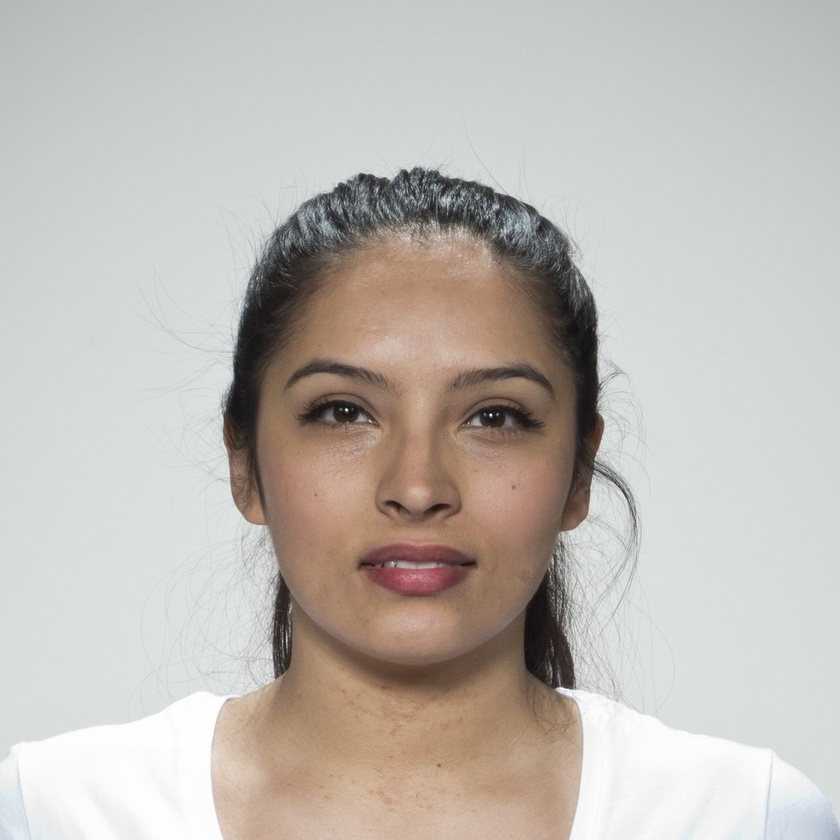
#> input picture data/good/066_08.jpg, 840 x 840 px, shrunk from 1350 x 1350 before the run; its folder holds only this picture in this run
$ python crear_dataset.py
#> lines starting #> are read from the running program, lines starting #| are printed output that depends on the picture
#> further down, image_good is the input picture: PIL image 840x840 RGB; mean R, G, B 191.4, 186.1, 180.4
from PIL import Image, ImageFilter, ImageChops

import numpy as np
import os

PATH_ORIGINAL = "./data/good/"


SIZE_INPUT = 128

'''
	Anhadir ruido gaussiano a una imagen (tiene que ser RGB)
'''
def addNoise(image, mean=0, var=0.1, alpha=0.3) :
#> called with mean = 0, var = 0.1, alpha = 0.3
	noiseArr = np.random.normal(mean, var**0.5,(image.size[1],)+(image.size[0],)+(3,))
	noiseIm = Image.fromarray(np.uint8(noiseArr*255))
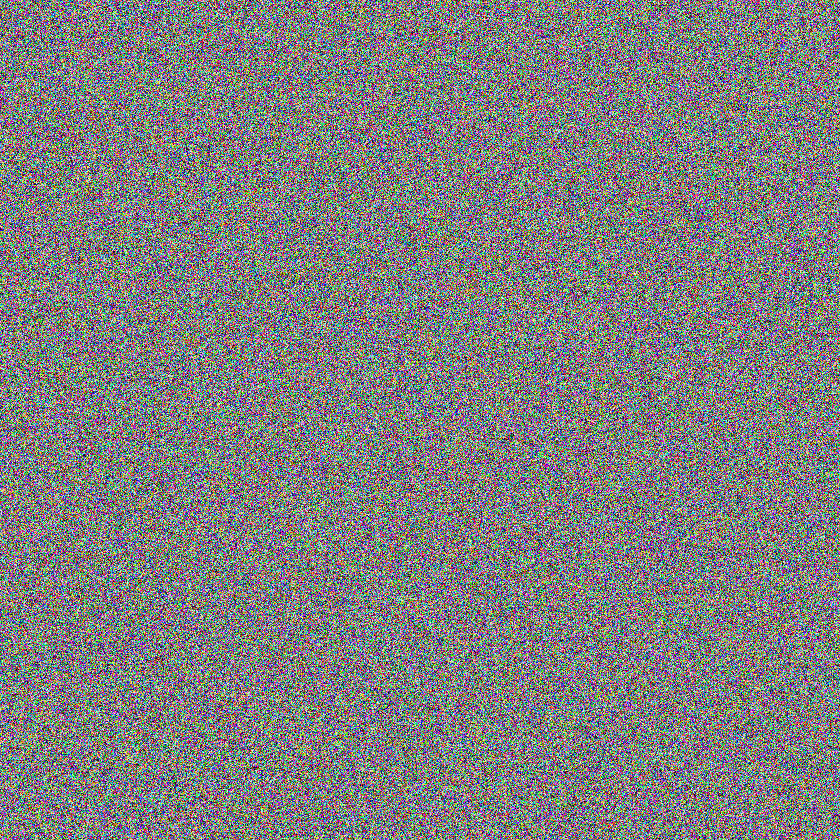
#> noiseIm: PIL image 840x840 RGB; mean R, G, B 126.7, 126.6, 126.6
	return ImageChops.blend(image, noiseIm, alpha)
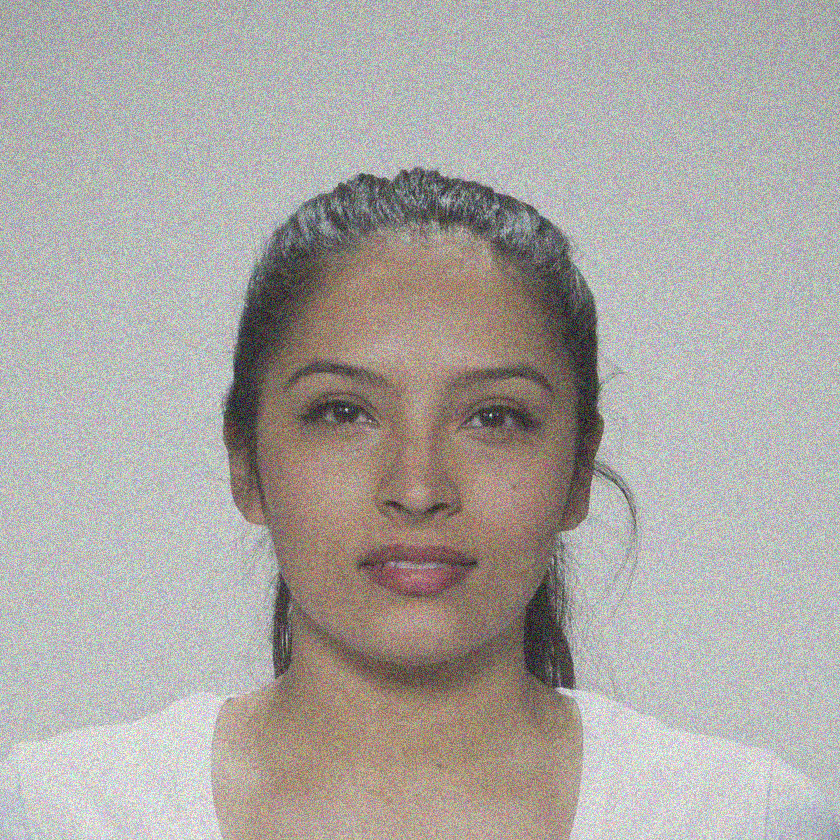
#> returned value: PIL image 840x840 RGB; mean R, G, B 171.5, 167.8, 163.9

'''
	filtro -> (size_filter,size_filter) recomendado 3 o 9
'''
def blur(image, size_filter=3):
	return image.filter(ImageFilter.MedianFilter(size_filter))


if __name__ == '__main__':
	good_photos = os.listdir(PATH_ORIGINAL) # Nombres de las fotos

	completed = 0
	total_size = len(good_photos)

	print("Total number of photos = {}".format(total_size))

	for name in good_photos:

		image_good = Image.open(PATH_ORIGINAL+name)
		#Anhadir desenfoque a algunas
		image = image_good.copy()
		if np.random.rand() > 0.75:
			image = blur(image)
		image = addNoise(image)


		#Ir recortando cachos de 100x100 de cada imagen y anadirlos al array
		size_x = image_good.width
#> size_x = 840
		size_y = image_good.height
#> size_y = 840

		for i in range(128, size_y, SIZE_INPUT):
			for j in range(128, size_x, SIZE_INPUT):
				crop_good = image_good.crop((j-128, i-128, j, i))
				crop_bad = image.crop((j-128, i-128, j, i))

				crop_good.save("./crops_good/{}_{}_{}".format(i,j,name), 'JPEG')
				crop_bad.save("./crops_bad/{}_{}_{}".format(i,j,name), 'JPEG')
#> this loop made 6 passes
#> pass 1, `crop_good.save("./crops_good/{}_{}_{}".format(i,j,name), 'JPEG')`:
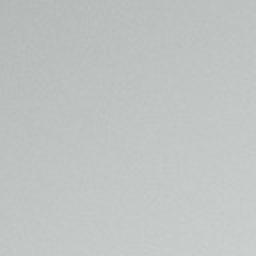
#> saved as 128_128_066_08.jpg: PIL image 128x128 RGB (shown 2 times larger); mean R, G, B 191.6, 195.6, 194.6
#> pass 1, `crop_bad.save("./crops_bad/{}_{}_{}".format(i,j,name), 'JPEG')`:
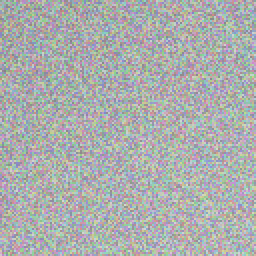
#> saved as 128_128_066_08.jpg: PIL image 128x128 RGB (shown 2 times larger); mean R, G, B 171.5, 174.3, 174
#> pass 1, `crop_bad.save("./crops_bad/{}_{}_{}".format(i,j,name), 'JPEG')`:
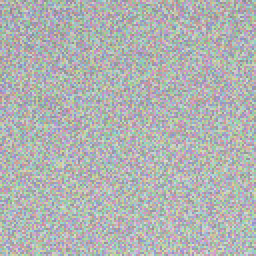
#> saved as 128_256_066_08.jpg: PIL image 128x128 RGB (shown 2 times larger); mean R, G, B 176.2, 179.2, 178.5
#> after the loop:
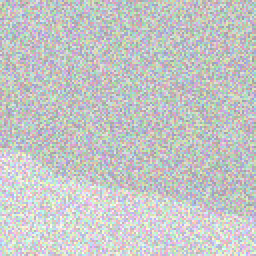
#> crop_bad: PIL image 128x128 RGB (shown 2 times larger); mean R, G, B 196.5, 198.4, 198
#> after the loop:
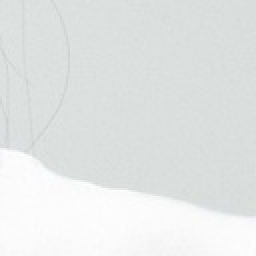
#> crop_good: PIL image 128x128 RGB (shown 2 times larger); mean R, G, B 226.8, 229.7, 229
		completed += 1
		print("completed {} of {}".format(completed, total_size))

$ run again, on data/good/107_08.jpg
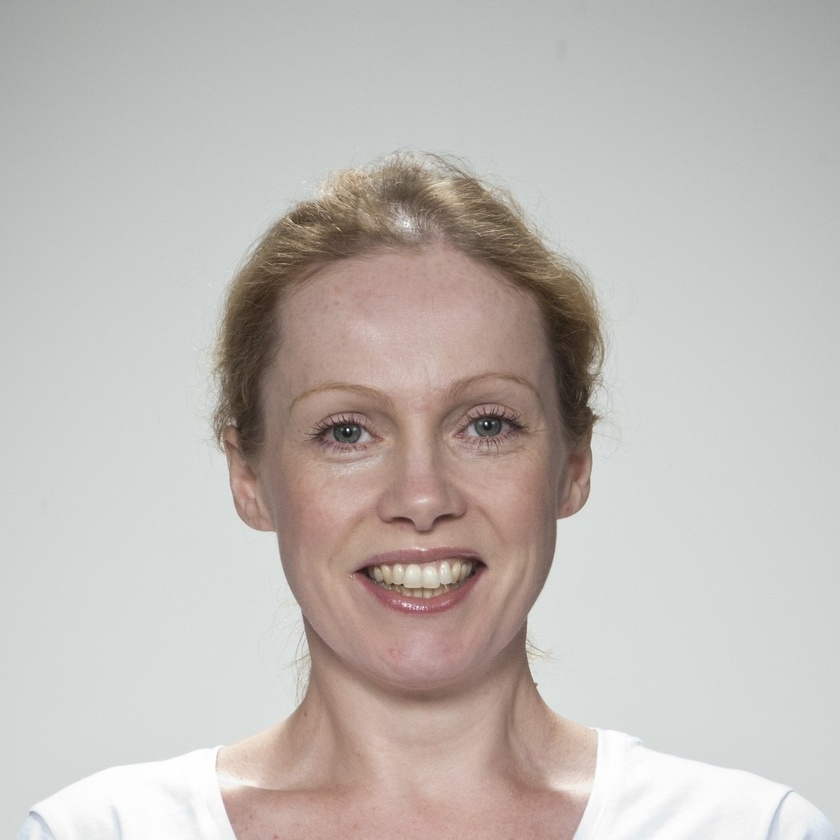
#> input picture data/good/107_08.jpg, 840 x 840 px, shrunk from 1350 x 1350 before the run
#> image_good is the input picture: PIL image 840x840 RGB; mean R, G, B 191.5, 186.3, 182.2
#> after the loop `for i in range(128, size_y, SIZE_INPUT):`:
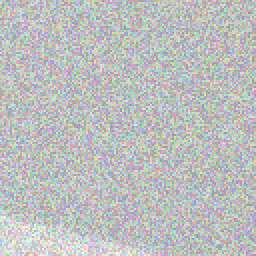
#> crop_bad: PIL image 128x128 RGB (shown 2 times larger); mean R, G, B 188.8, 191.2, 190.8
#> after the loop `for i in range(128, size_y, SIZE_INPUT):`:
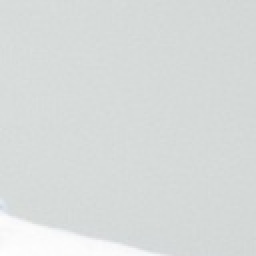
#> crop_good: PIL image 128x128 RGB (shown 2 times larger); mean R, G, B 215.8, 219.5, 218.7

$ run again, on data/good/101_08.jpg
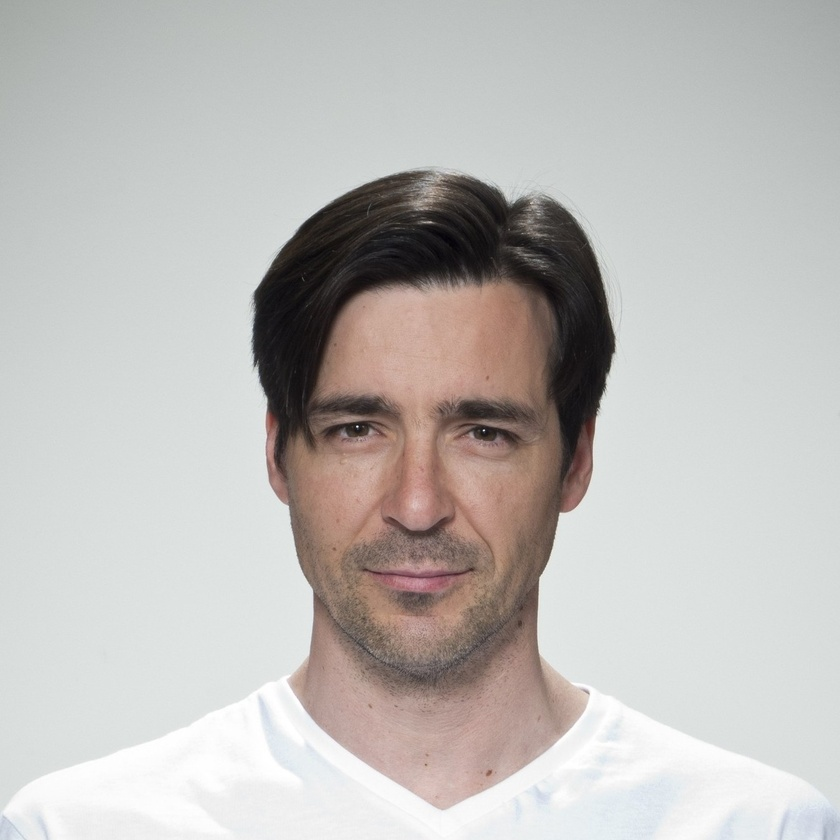
#> input picture data/good/101_08.jpg, 840 x 840 px, shrunk from 1350 x 1350 before the run
#> image_good is the input picture: PIL image 840x840 RGB; mean R, G, B 190.8, 188.2, 185.6
#> after the loop `for i in range(128, size_y, SIZE_INPUT):`:
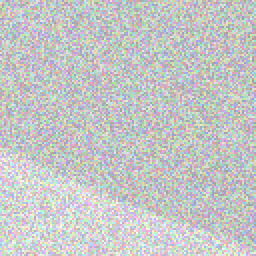
#> crop_bad: PIL image 128x128 RGB (shown 2 times larger); mean R, G, B 196.5, 198.6, 198.1
#> after the loop `for i in range(128, size_y, SIZE_INPUT):`:
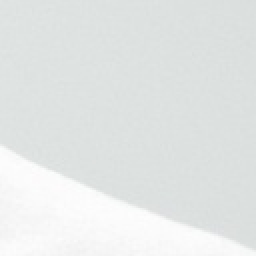
#> crop_good: PIL image 128x128 RGB (shown 2 times larger); mean R, G, B 226.9, 230, 229.2
